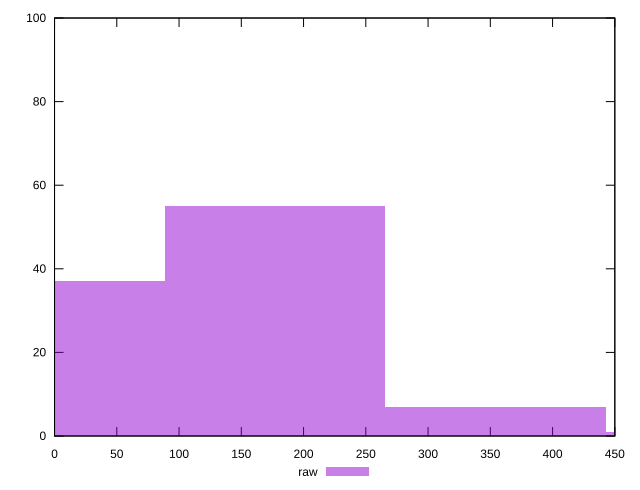

Source code (gnuplot):
reset

$raw <<EOF
177.08983172438974 55
354.1796634487795 7
531.2694951731692 1
0 37
EOF

set key outside below
set boxwidth 177.08983172438974
set xrange [0:450]
set yrange [0:100]
set trange [0:100]
set style fill transparent solid 0.5 noborder
set terminal svg size 640, 490 enhanced background rgb 'white'
set output "reprap/unused-css-rules/samples/pages+cached+noexternal+nomedia+nocss+nojs/raw/histogram.svg"

plot $raw title "raw" with boxes

reset
